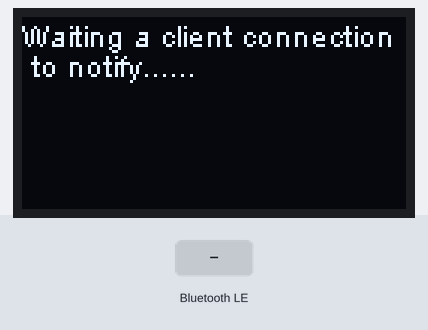
Bench run of a sketch on a simulated ESP32. On the bench: 128×64 one-colour display. The inputs (shaded band) are chosen by the test bench. Nothing arrives over Bluetooth unless stated; a phone connects over Bluetooth LE 3 s after start; what the sketch prints to the serial monitor is not drawn.

Above: at 1.2 s.
1.3 s: Bluetooth LE write "1" received
At 1.9 s:
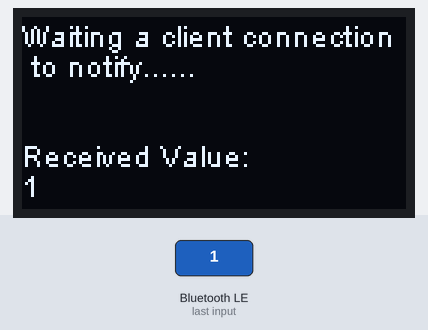
2.8 s: Bluetooth LE write "0" received
At 4.0 s:
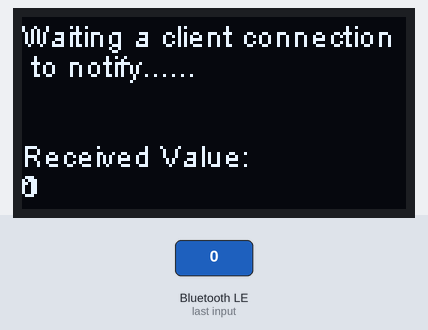
4.3 s: Bluetooth LE write "2" received
Timing chart, 0 to 7.3 s (numbered marks = the images above; inputs shaded):
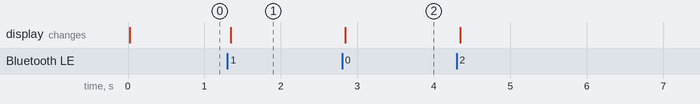

Measured:
- after the input at 1.3 s, the display: changes at once (image 1)
- after the input at 2.8 s, the display: changes at once (image 2)

The sketch:

BLE_uart.ino
```cpp
/*
    Video: https://www.youtube.com/watch?v=oCMOYS71NIU
    Based on Neil Kolban example for IDF: https://github.com/nkolban/esp32-snippets/blob/master/cpp_utils/tests/BLE%20Tests/SampleNotify.cpp
    Ported to Arduino ESP32 by Evandro Copercini

   Create a BLE server that, once we receive a connection, will send periodic notifications.
   The service advertises itself as: 6E400001-B5A3-F393-E0A9-E50E24DCCA9E
   Has a characteristic of: 6E400002-B5A3-F393-E0A9-E50E24DCCA9E - used for receiving data with "WRITE"
   Has a characteristic of: 6E400003-B5A3-F393-E0A9-E50E24DCCA9E - used to send data with  "NOTIFY"

   The design of creating the BLE server is:
   1. Create a BLE Server
   2. Create a BLE Service
   3. Create a BLE Characteristic on the Service
   4. Create a BLE Descriptor on the characteristic
   5. Start the service.
   6. Start advertising.

   In this example rxValue is the data received (only accessible inside that function).
   And txValue is the data to be sent, in this example just a byte incremented every second.
*/
#include <BLEDevice.h>
#include <BLEServer.h>
#include <BLEUtils.h>
#include <BLE2902.h>
#include <Wire.h>               // Only needed for Arduino 1.6.5 and earlier
#include "SSD1306Wire.h"        // legacy: #include "SSD1306.h"

BLEServer *pServer = NULL;
BLECharacteristic * pTxCharacteristic;
bool deviceConnected = false;
bool oldDeviceConnected = false;
uint8_t txValue = 0;

SSD1306Wire display(0x3c, SDA, SCL);   // ADDRESS, SDA, SCL  -  SDA and SCL usually populate automatically based on your board's pins_arduino.h


// See the following for generating UUIDs:
// https://www.uuidgenerator.net/

#define SERVICE_UUID           "6E400001-B5A3-F393-E0A9-E50E24DCCA9E" // UART service UUID
#define CHARACTERISTIC_UUID_RX "6E400002-B5A3-F393-E0A9-E50E24DCCA9E"
#define CHARACTERISTIC_UUID_TX "6E400003-B5A3-F393-E0A9-E50E24DCCA9E"


class MyServerCallbacks: public BLEServerCallbacks {
    void onConnect(BLEServer* pServer) {
      deviceConnected = true;
    };

    void onDisconnect(BLEServer* pServer) {
      deviceConnected = false;
    }
};

class MyCallbacks: public BLECharacteristicCallbacks {
    void onWrite(BLECharacteristic *pCharacteristic) {
      std::string rxValue = pCharacteristic->getValue();

      if (rxValue.length() > 0) {
        Serial.println("*********");
        Serial.print("Received Value: ");
        display.drawString(0, 40, String("Received Value: "));
        for (int i = 0; i < rxValue.length(); i++){
          Serial.print(rxValue[i]);
          display.drawString((i*8), 50, String(rxValue[i]));
        }
        Serial.println();
        Serial.println("*********");
      }
    }
};


void setup() {
  Serial.begin(115200);

  display.init();

  display.flipScreenVertically();
  display.setFont(ArialMT_Plain_10);


  display.clear();
  delay(10);
  display.setTextAlignment(TEXT_ALIGN_LEFT);

  // Create the BLE Device
  BLEDevice::init("UART Service");

  // Create the BLE Server
  pServer = BLEDevice::createServer();
  pServer->setCallbacks(new MyServerCallbacks());

  // Create the BLE Service
  BLEService *pService = pServer->createService(SERVICE_UUID);

  // Create a BLE Characteristic
  pTxCharacteristic = pService->createCharacteristic(
										CHARACTERISTIC_UUID_TX,
										BLECharacteristic::PROPERTY_NOTIFY
									);

  pTxCharacteristic->addDescriptor(new BLE2902());

  BLECharacteristic * pRxCharacteristic = pService->createCharacteristic(
											 CHARACTERISTIC_UUID_RX,
											BLECharacteristic::PROPERTY_WRITE
										);

  pRxCharacteristic->setCallbacks(new MyCallbacks());

  // Start the service
  pService->start();

  // Start advertising
  pServer->getAdvertising()->start();
  Serial.println("Waiting a client connection to notify...");
  display.drawString(0, 0, String("Waiting a client connection"));
  display.drawString(0, 10, String(" to notify......"));

  display.display();
}

void loop() {

    if (deviceConnected) {
        pTxCharacteristic->setValue(&txValue, 1);
        pTxCharacteristic->notify();
        txValue++;
		delay(10); // bluetooth stack will go into congestion, if too many packets are sent
	}

    // disconnecting
    if (!deviceConnected && oldDeviceConnected) {
        delay(500); // give the bluetooth stack the chance to get things ready
        pServer->startAdvertising(); // restart advertising
        Serial.println("start advertising");
        display.clear();
        display.drawString(0, 0, String("start "));
        display.drawString(0, 10, String("   advertising "));
        oldDeviceConnected = deviceConnected;
    }
    // connecting
    if (deviceConnected && !oldDeviceConnected) {
		// do stuff here on connecting
        oldDeviceConnected = deviceConnected;
    }


//  display.drawString(0, 0, String("start "));
  // write the buffer to the display
  display.display();
}
```
